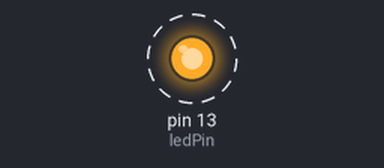
The sketch below on a simulated Arduino Uno, built with avr-gcc and run on an emulated ATmega328P. Shown: output pins drawn as LEDs (lit = HIGH). Dashed ring = blinking.

Above: at 0.2 s.
Timing chart, 0 to 3.0 s (numbered marks = the images above):
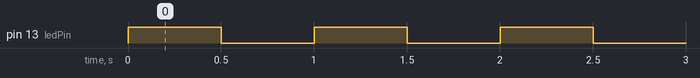

The sketch:

kosullu_leduygulamasi.ino
```cpp
int ledPin=13; // ledin 13 no'lu pinde olduğunu ledPin değişkenine atadık
bool ledBlink=false; // bool türünde true false döndüren değişkeni tanımladık.
void setup()
{
  pinMode(ledPin,OUTPUT); // ledPin'in çıkış pini olduğunu belirttik.
}
void loop ()
{ if(ledBlink==false) // eğer ledBlink false ise aşağıdaki olaylar olmaya başlar
  { for (int i=0; i<10; i++)
    {
      digitalWrite(ledPin,HIGH); // 13 no'lu ledPin bacağının enerjilenmesini sağlar
       delay(500); // 0.5 sn gecikme
      digitalWrite(ledPin,LOW); // 13 no'lu ledPin bacağının enerjisiz olmasını sağlar.
        delay(500); // 0.5 sn gecikme
    }
  ledBlink=true; // for koşulları saglandıktan sonra bool true döner.
    if(ledBlink==true) // eger koşul saglandıysa ledi kapatır.
      {
        digitalWrite(ledPin,LOW);
      }
  }
}
```

Measured:
- by itself, pin 13 (ledPin): alternates HIGH for 0.50 s and LOW for 0.50 s, 20 changes in all, then stays LOW
